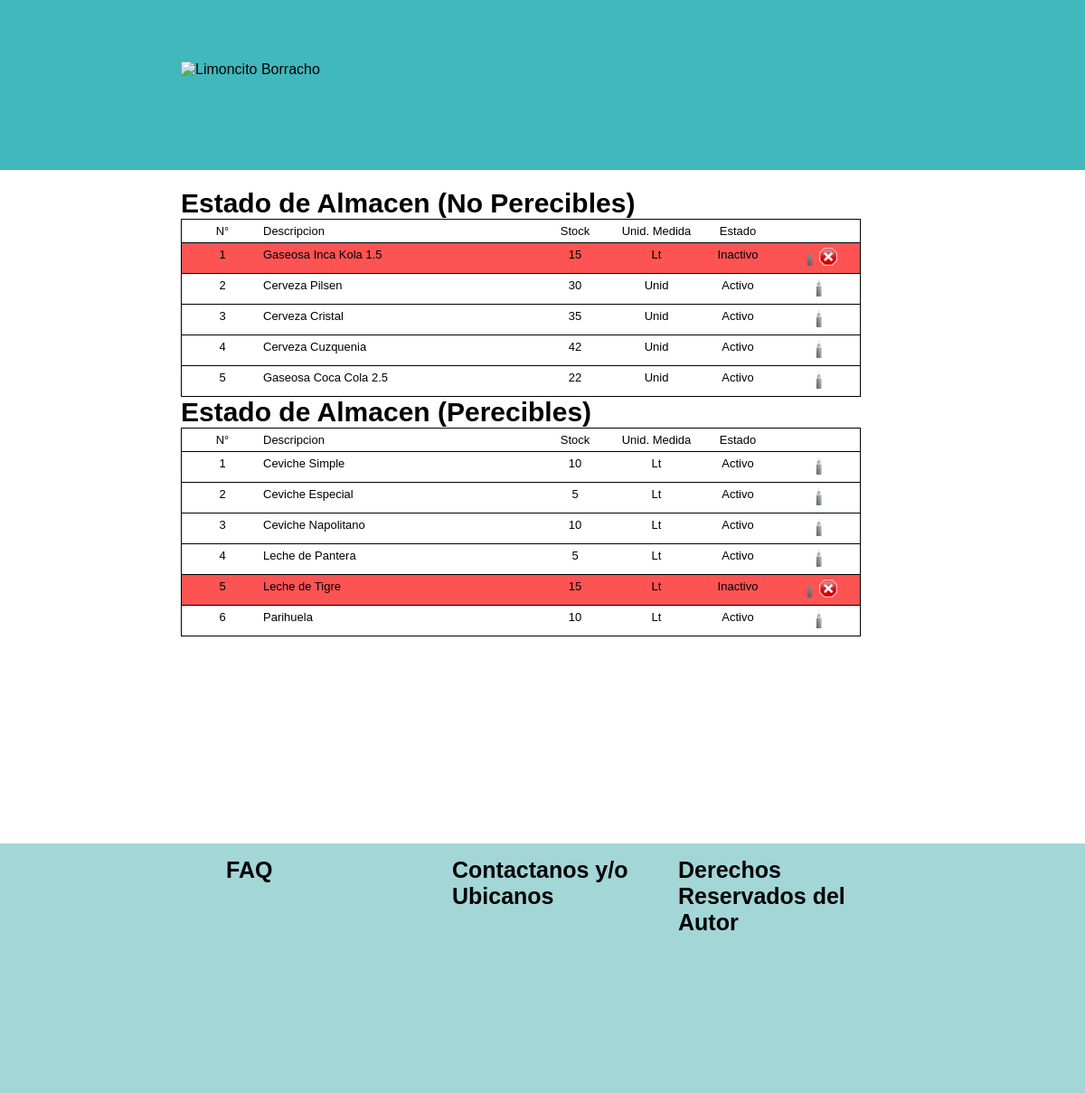
The app's page /estado-almacen.php with its own data.
### tables this page shows
CREATE TABLE `producto` (
  `id` int(11) NOT NULL AUTO_INCREMENT,
  `producto` tinytext,
  `precio_venta` float NOT NULL,
  `costo` float NOT NULL,
  `stock` int(11) NOT NULL,
  `categoria` varchar(1) NOT NULL,
  `id_unidad` int(11) DEFAULT NULL,
  `estado` varchar(1) DEFAULT NULL,
  PRIMARY KEY (`id`)
);

CREATE TABLE `unidad` (
  `id` int(11) NOT NULL AUTO_INCREMENT,
  `prefijo` varchar(50) NOT NULL,
  `nombre` text NOT NULL,
  PRIMARY KEY (`id`)
);

### php/config.php (called while the page is built, shortened)
<?php
$estado=array("Inactivo","Activo");
?>

### estado-almacen.php (the view, shortened to what this page needs)
<?php
require_once("php/function.php");
?>
<!DOCTYPE html PUBLIC "-//W3C//DTD XHTML 1.0 Strict//EN"
	"http://www.w3.org/TR/xhtml1/DTD/xhtml1-strict.dtd">
<html xmlns="http://www.w3.org/1999/xhtml" xml:lang="en" lang="en">
<head>
	<link rel="stylesheet" type="text/css" media="screen" href="css/style.css"/>
</head>
<body>
	<div class="cabecera-logo">
		<div class="contenedor-cabecera">
			<img src="img/logo.png" alt="Limoncito Borracho" title="limoncitoborracho.pe">
		</div>
	</div>
	<div class="contenedor">
		<div class="cuerpo">
			<div class="titulo-div">
				<span class="titulo-actividad">Estado de Almacen (No Perecibles)</span><br>
			</div>
			<div class="estado">
				<ul class="estado-cabecera">
					<li>N°</li>
					<li class="producto">Descripcion</li>
					<li>Stock</li>
					<li>Unid. Medida</li>
					<li>Estado</li>
					<li class="img-link"><br></li>
				</ul>
				<?php
				$sql="select * from producto p inner join unidad u where id_unidad=u.id and p.categoria=0";
				$resultado=mysql_query($sql);
				$contador=1;
				while ($filas=mysql_fetch_assoc($resultado)) {
				?>
				<ul <?php
				if ($filas["estado"]==0){
				 ?> id="inactivo" <?php } ?>class="estado-item">
					<li><?php print $contador; ?></li>
					<li class="producto"><?php print $filas["producto"];?></li>
					<li><?php print $filas["stock"];?></li>
					<li><?php print $filas["prefijo"];?></li>
					<li><?php print $estado[$filas["estado"]];?></li>
					<li class="img-link"><a href="#" class="editar"><img src="img/editar.png"/><?php if ($filas["estado"]==0) {?><img src="img/eliminar.png"/><?php } ?></a></li>
				</ul>
				<?php
				$contador+=1;
				}
				?>
			</div>
			<div class="titulo-div">
				<span class="titulo-actividad">Estado de Almacen (Perecibles)</span><br>
			</div>
			<div class="estado">
				<ul class="estado-cabecera">
					<li>N°</li>
					<li class="producto">Descripcion</li>
					<li>Stock</li>
					<li>Unid. Medida</li>
					<li>Estado</li>
					<li class="img-link"><br></li>
				</ul>
				<?php
				$sql="select * from producto p inner join unidad u where id_unidad=u.id and p.categoria=1";
				$resultado=mysql_query($sql);
				$contador=1;
				while ($filas=mysql_fetch_assoc($resultado)) {
				?>
				<ul <?php
				if ($filas["estado"]==0){
				 ?> id="inactivo" <?php } ?>class="estado-item">
					<li><?php print $contador; ?></li>
					<li class="producto"><?php print $filas["producto"];?></li>
					<li><?php print $filas["stock"];?></li>
					<li><?php print $filas["prefijo"];?></li>
					<li><?php print $estado[$filas["estado"]];?></li>
					<li class="img-link"><a href="#" class="editar"><img src="img/editar.png"/><?php if ($filas["estado"]==0) {?><img src="img/eliminar.png"/><?php } ?></a></li>
				</ul>
				<?php
				$contador+=1;
				}
				?>
			</div>
		</div>
		<div class="pie">
			<div class="contenido-pie">
				<ul>
					<li>FAQ</li>
					<li>Contactanos y/o Ubicanos</li>
					<li>Derechos Reservados del Autor</li>
				</ul>
			</div>
		</div>
	</div>
</body>
</html>

### css/style.css (style rules this page uses)
a { color: #fff; font-weight: bold; }
body { font-family: arial; background-color: #41B8BC; }
a,p,ul { margin: 0; padding: 0; }
ul { list-style:none; }
.cabecera-logo { width: 100%; padding-top: 60px; _position:absolute; top:0; left:0; margin-left: -300; height: 50px; background-color: #41B8BC; }
.contenedor-cabecera { width: 800px; margin:0 auto; }
.contenedor { width: 100%; font-family: arial; padding-top: 20px; margin-top: 70px; position:absolute; left:0; background-color: #FFFFFF; height: 60%; }
.cuerpo { width: 800px; height:100%; margin: 0 auto; }
.pie { width: 100%; background-color: #A3D6D7; height: 300px; }
.contenido-pie { width: 800px; margin:0 auto; }
.contenido-pie ul li { padding-top: 15px; display:inline; width: 200px; float:left; margin-left: 50px; font-size: 25px; font-weight: bold; }
.titulo-div { font-size: 30px; font-weight: bold; }
.estado-cabecera { float:left; width: 750px; border: 1px solid #000; font-size: 13px; text-align:center; }
.estado-item { float:left; width: 750px; border: 1px solid #000; margin-top: -1px; font-size: 13px; text-align:center; }
.estado-cabecera li { float:left; width: 90px; padding-top: 5px; padding-bottom: 5px; vertical-align: middle; }
.estado-item li { float:left; width: 90px; padding-top: 5px; padding-bottom: 5px; vertical-align: middle; }
.estado-cabecera .producto , .estado-item .producto { width: 300px; text-align:justify; }
.estado-cabecera .img-link, .estado-item .img-link { width: -50px; margin-right: -40px; }
.img-link img { width: 20px; height: 20px; }
#inactivo { background-color: #FE5353; }

### records on screen
producto: producto "Gaseosa Inca Kola 1.5", stock "15", id_unidad.prefijo "Lt", estado "Inactivo"
producto: producto "Cerveza Pilsen", stock "30", id_unidad.prefijo "Unid", estado "Activo"
producto: producto "Cerveza Cristal", stock "35", id_unidad.prefijo "Unid", estado "Activo"
producto: producto "Cerveza Cuzquenia", stock "42", id_unidad.prefijo "Unid", estado "Activo"
producto: producto "Gaseosa Coca Cola 2.5", stock "22", id_unidad.prefijo "Unid", estado "Activo"
producto: producto "Ceviche Simple", stock "10", id_unidad.prefijo "Lt", estado "Activo"
producto: producto "Ceviche Especial", stock "5", id_unidad.prefijo "Lt", estado "Activo"
producto: producto "Ceviche Napolitano", stock "10", id_unidad.prefijo "Lt", estado "Activo"
producto: producto "Leche de Pantera", stock "5", id_unidad.prefijo "Lt", estado "Activo"
producto: producto "Leche de Tigre", stock "15", id_unidad.prefijo "Lt", estado "Inactivo"
producto: producto "Parihuela", stock "10", id_unidad.prefijo "Lt", estado "Activo"
